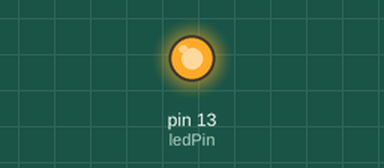
This sketch was run on a simulated Arduino Uno, built with avr-gcc and run on an emulated ATmega328P. Parts: output pins drawn as LEDs (lit = HIGH).

Above: at 0.05 s.
At 2.6 s:
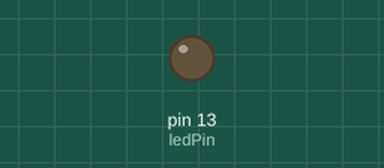
Timing chart, 0 to 6.6 s (numbered marks = the images above):
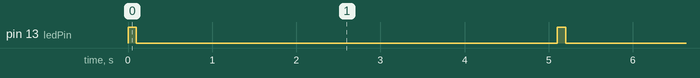

The sketch:

sketch_feb12a_blink.ino
```cpp
int ledPin = 13;

void setup() {
  // put your setup code here, to run once:
  //Serial.begin(9600);
  pinMode(ledPin, OUTPUT);
}

void loop() {
  // put your main code here, to run repeatedly:
  //Serial.println("led 13!");
  digitalWrite(ledPin, HIGH);
  delay(100);
  digitalWrite(ledPin, LOW);
  delay(5000);
}
```

Measured:
- by itself, pin 13 (ledPin): alternates HIGH for 0.10 s and LOW for 5.0 s
